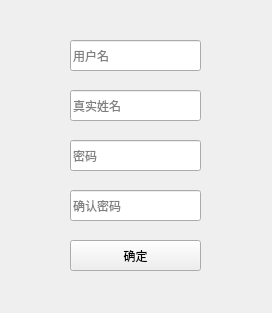
<?xml version="1.0" encoding="UTF-8"?>
<ui version="4.0">
 <class>Register</class>
 <widget class="QWidget" name="Register">
  <property name="geometry">
   <rect>
    <x>0</x>
    <y>0</y>
    <width>272</width>
    <height>313</height>
   </rect>
  </property>
  <property name="windowTitle">
   <string>注册</string>
  </property>
  <widget class="QLineEdit" name="lineEdit_usrn">
   <property name="geometry">
    <rect>
     <x>70</x>
     <y>90</y>
     <width>131</width>
     <height>31</height>
    </rect>
   </property>
   <property name="placeholderText">
    <string>真实姓名</string>
   </property>
  </widget>
  <widget class="QLineEdit" name="lineEdit_rps">
   <property name="geometry">
    <rect>
     <x>70</x>
     <y>190</y>
     <width>131</width>
     <height>31</height>
    </rect>
   </property>
   <property name="placeholderText">
    <string>确认密码</string>
   </property>
  </widget>
  <widget class="QPushButton" name="pushButton_ok">
   <property name="geometry">
    <rect>
     <x>70</x>
     <y>240</y>
     <width>131</width>
     <height>31</height>
    </rect>
   </property>
   <property name="text">
    <string>确定</string>
   </property>
  </widget>
  <widget class="QLineEdit" name="lineEdit_ps">
   <property name="geometry">
    <rect>
     <x>70</x>
     <y>140</y>
     <width>131</width>
     <height>31</height>
    </rect>
   </property>
   <property name="placeholderText">
    <string>密码</string>
   </property>
  </widget>
  <widget class="QLineEdit" name="lineEdit_usname">
   <property name="geometry">
    <rect>
     <x>70</x>
     <y>40</y>
     <width>131</width>
     <height>31</height>
    </rect>
   </property>
   <property name="placeholderText">
    <string>用户名</string>
   </property>
  </widget>
 </widget>
 <resources/>
 <connections/>
</ui>
